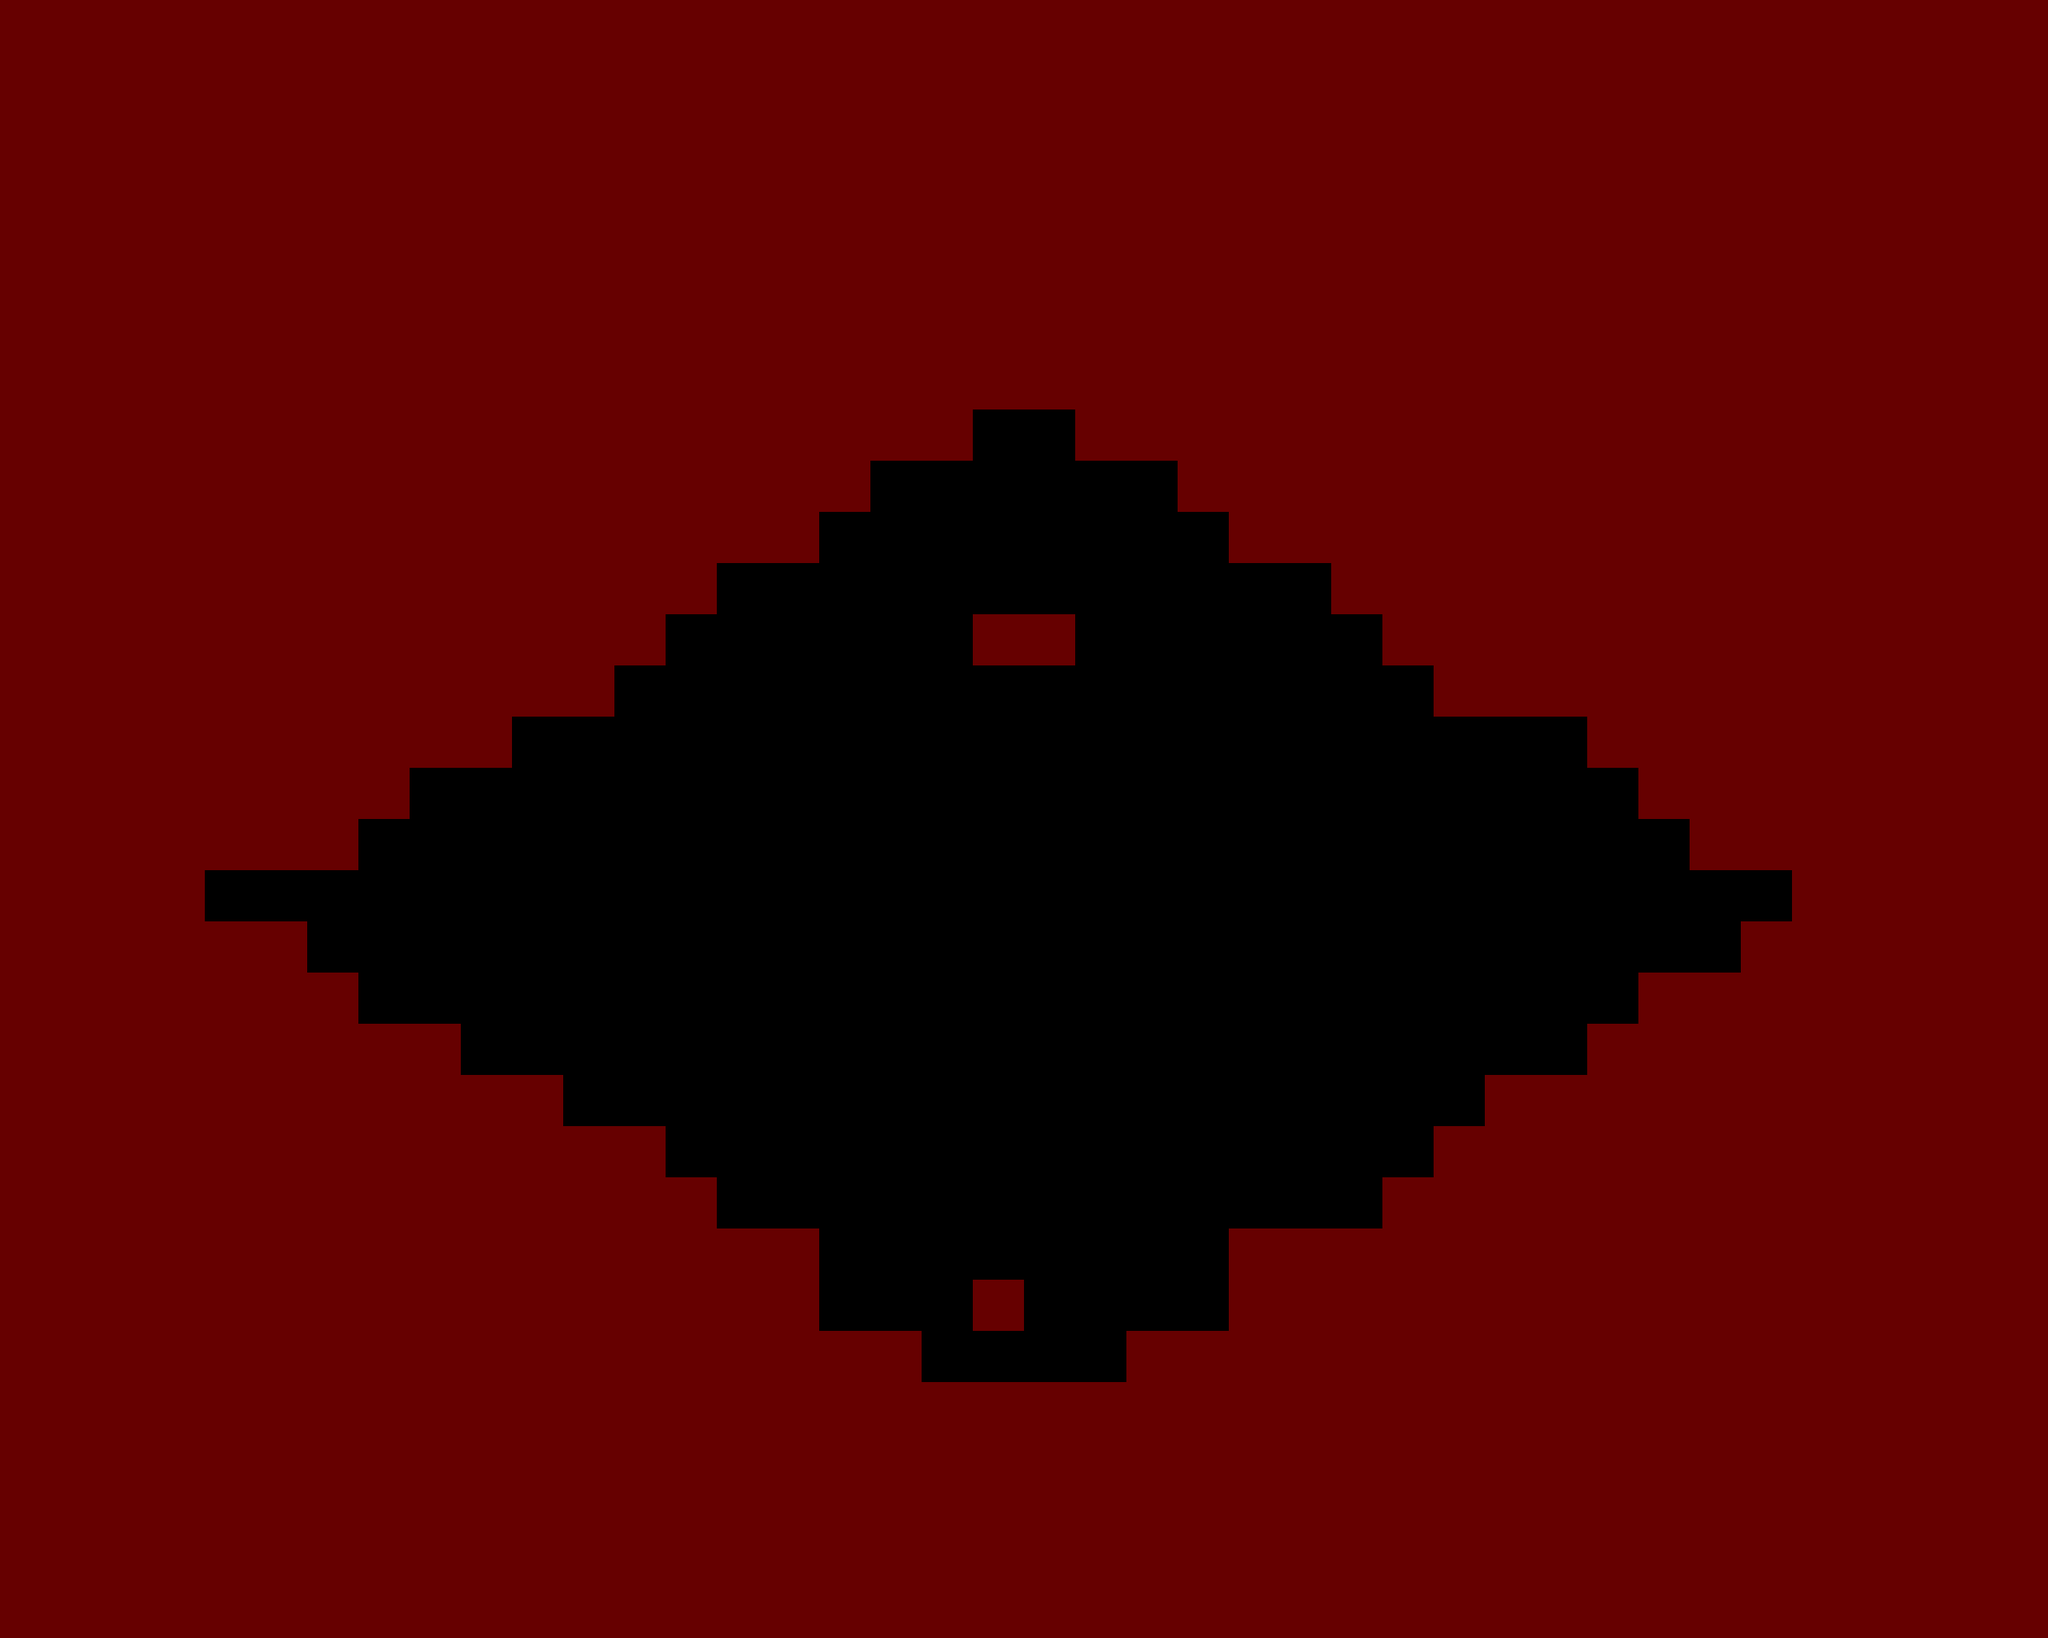

Rendered tile map (Tiled .tmx) drawn with the repository's tilesets; below, a short description and the full map source, tile grids included:
An orthogonal 40x32 tile map with 64x64 px tiles, 1 tile layer (碰撞（红色）), 2 tilesets.

<map version="1.0" tiledversion="1.1.6" orientation="orthogonal" renderorder="left-up" width="40" height="32" tilewidth="64" tileheight="64" infinite="0" nextobjectid="1"><tileset firstgid="1" name="tile_res" tilewidth="64" tileheight="64" tilecount="2" columns="2"><image source="../misc/tile_res.png" width="128" height="64" /></tileset><tileset firstgid="3" name="tile_res" tilewidth="64" tileheight="64" tilecount="2" columns="2"><image source="../misc/tile_res.png" width="128" height="64" /></tileset><imagelayer name="背景"><image source="mdata.jpg" width="2560" height="2048" /></imagelayer><layer name="碰撞（红色）" width="40" height="32"><data encoding="csv">1,1,1,1,1,1,1,1,1,1,1,1,1,1,1,1,1,1,1,1,1,1,1,1,1,1,1,1,1,1,1,1,1,1,1,1,1,1,1,1,1,1,1,1,1,1,1,1,1,1,1,1,1,1,1,1,1,1,1,1,1,1,1,1,1,1,1,1,1,1,1,1,1,1,1,1,1,1,1,1,1,1,1,1,1,1,1,1,1,1,1,1,1,1,1,1,1,1,1,1,1,1,1,1,1,1,1,1,1,1,1,1,1,1,1,1,1,1,1,1,1,1,1,1,1,1,1,1,1,1,1,1,1,1,1,1,1,1,1,1,1,1,1,1,1,1,1,1,1,1,1,1,1,1,1,1,1,1,1,1,1,1,1,1,1,1,1,1,1,1,1,1,1,1,1,1,1,1,1,1,1,1,1,1,1,1,1,1,1,1,1,1,1,1,1,1,1,1,1,1,1,1,1,1,1,1,1,1,1,1,1,1,1,1,1,1,1,1,1,1,1,1,1,1,1,1,1,1,1,1,1,1,1,1,1,1,1,1,1,1,1,1,1,1,1,1,1,1,1,1,1,1,1,1,1,1,1,1,1,1,1,1,1,1,1,1,1,1,1,1,1,1,1,1,1,1,1,1,1,1,1,1,1,1,1,1,1,1,1,1,1,1,1,1,1,1,1,1,1,1,1,1,1,1,1,1,1,1,1,1,1,1,1,1,1,1,1,1,1,1,1,1,1,1,1,1,1,1,1,1,1,1,1,1,1,1,1,1,1,0,0,1,1,1,1,1,1,1,1,1,1,1,1,1,1,1,1,1,1,1,1,1,1,1,1,1,1,1,1,1,1,1,1,1,1,1,1,0,0,0,0,0,0,1,1,1,1,1,1,1,1,1,1,1,1,1,1,1,1,1,1,1,1,1,1,1,1,1,1,1,1,1,1,1,1,1,0,0,0,0,0,0,0,0,1,1,1,1,1,1,1,1,1,1,1,1,1,1,1,1,1,1,1,1,1,1,1,1,1,1,1,1,1,1,0,0,0,0,0,0,0,0,0,0,0,0,1,1,1,1,1,1,1,1,1,1,1,1,1,1,1,1,1,1,1,1,1,1,1,1,1,1,1,0,0,0,0,0,0,1,1,0,0,0,0,0,0,1,1,1,1,1,1,1,1,1,1,1,1,1,1,1,1,1,1,1,1,1,1,1,1,1,0,0,0,0,0,0,0,0,0,0,0,0,0,0,0,0,1,1,1,1,1,1,1,1,1,1,1,1,1,1,1,1,1,1,1,1,1,1,0,0,0,0,0,0,0,0,0,0,0,0,0,0,0,0,0,0,0,0,0,1,1,1,1,1,1,1,1,1,1,1,1,1,1,1,1,1,0,0,0,0,0,0,0,0,0,0,0,0,0,0,0,0,0,0,0,0,0,0,0,0,1,1,1,1,1,1,1,1,1,1,1,1,1,1,1,0,0,0,0,0,0,0,0,0,0,0,0,0,0,0,0,0,0,0,0,0,0,0,0,0,0,1,1,1,1,1,1,1,1,1,1,1,0,0,0,0,0,0,0,0,0,0,0,0,0,0,0,0,0,0,0,0,0,0,0,0,0,0,0,0,0,0,0,1,1,1,1,1,1,1,1,1,1,1,0,0,0,0,0,0,0,0,0,0,0,0,0,0,0,0,0,0,0,0,0,0,0,0,0,0,0,0,1,1,1,1,1,1,1,1,1,1,1,1,1,0,0,0,0,0,0,0,0,0,0,0,0,0,0,0,0,0,0,0,0,0,0,0,0,0,1,1,1,1,1,1,1,1,1,1,1,1,1,1,1,1,1,0,0,0,0,0,0,0,0,0,0,0,0,0,0,0,0,0,0,0,0,0,0,1,1,1,1,1,1,1,1,1,1,1,1,1,1,1,1,1,1,1,1,0,0,0,0,0,0,0,0,0,0,0,0,0,0,0,0,0,0,1,1,1,1,1,1,1,1,1,1,1,1,1,1,1,1,1,1,1,1,1,1,1,1,0,0,0,0,0,0,0,0,0,0,0,0,0,0,0,1,1,1,1,1,1,1,1,1,1,1,1,1,1,1,1,1,1,1,1,1,1,1,1,1,1,0,0,0,0,0,0,0,0,0,0,0,0,0,1,1,1,1,1,1,1,1,1,1,1,1,1,1,1,1,1,1,1,1,1,1,1,1,1,1,1,1,1,0,0,0,0,0,0,0,0,1,1,1,1,1,1,1,1,1,1,1,1,1,1,1,1,1,1,1,1,1,1,1,1,1,1,1,1,1,1,1,1,0,0,0,1,0,0,0,0,1,1,1,1,1,1,1,1,1,1,1,1,1,1,1,1,1,1,1,1,1,1,1,1,1,1,1,1,1,1,1,1,1,1,0,0,0,0,1,1,1,1,1,1,1,1,1,1,1,1,1,1,1,1,1,1,1,1,1,1,1,1,1,1,1,1,1,1,1,1,1,1,1,1,1,1,1,1,1,1,1,1,1,1,1,1,1,1,1,1,1,1,1,1,1,1,1,1,1,1,1,1,1,1,1,1,1,1,1,1,1,1,1,1,1,1,1,1,1,1,1,1,1,1,1,1,1,1,1,1,1,1,1,1,1,1,1,1,1,1,1,1,1,1,1,1,1,1,1,1,1,1,1,1,1,1,1,1,1,1,1,1,1,1,1,1,1,1,1,1,1,1,1,1,1,1,1,1,1,1,1,1,1,1,1,1,1,1,1,1,1,1,1,1,1,1,1,1,1,1,1,1,1,1,1,1,1,1,1,1,1,1,1,1,1,1,1,1,1,1,1,1,1,1,1,1,1,1,1,1,1,1,1,1,1,1,1,1,1,1,1,1,1,1,1,1,1,1,1,1,1,1,1,1,1,1</data></layer></map>
